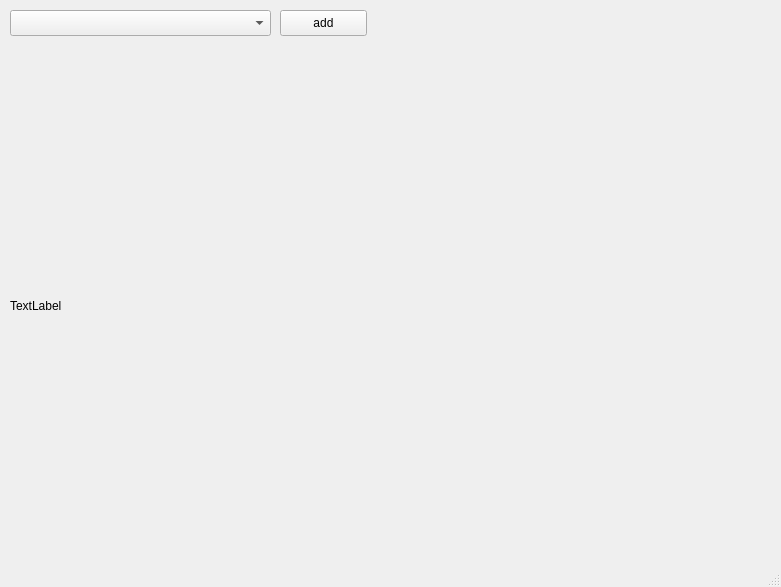
<?xml version="1.0" encoding="UTF-8"?>
<ui version="4.0">
 <class>MainWindow</class>
 <widget class="QMainWindow" name="MainWindow">
  <property name="geometry">
   <rect>
    <x>0</x>
    <y>0</y>
    <width>781</width>
    <height>587</height>
   </rect>
  </property>
  <property name="windowTitle">
   <string>MainWindow</string>
  </property>
  <widget class="QWidget" name="centralwidget">
   <widget class="QLabel" name="cameraPreview">
    <property name="geometry">
     <rect>
      <x>10</x>
      <y>50</y>
      <width>751</width>
      <height>511</height>
     </rect>
    </property>
    <property name="text">
     <string>TextLabel</string>
    </property>
   </widget>
   <widget class="QComboBox" name="cameraAddSelect">
    <property name="geometry">
     <rect>
      <x>10</x>
      <y>10</y>
      <width>261</width>
      <height>26</height>
     </rect>
    </property>
   </widget>
   <widget class="QPushButton" name="cameraAddSubmit">
    <property name="geometry">
     <rect>
      <x>280</x>
      <y>10</y>
      <width>87</width>
      <height>26</height>
     </rect>
    </property>
    <property name="text">
     <string>add</string>
    </property>
   </widget>
  </widget>
  <widget class="QMenuBar" name="menubar">
   <property name="geometry">
    <rect>
     <x>0</x>
     <y>0</y>
     <width>781</width>
     <height>23</height>
    </rect>
   </property>
  </widget>
  <widget class="QStatusBar" name="statusbar"/>
 </widget>
 <resources/>
 <connections/>
</ui>
